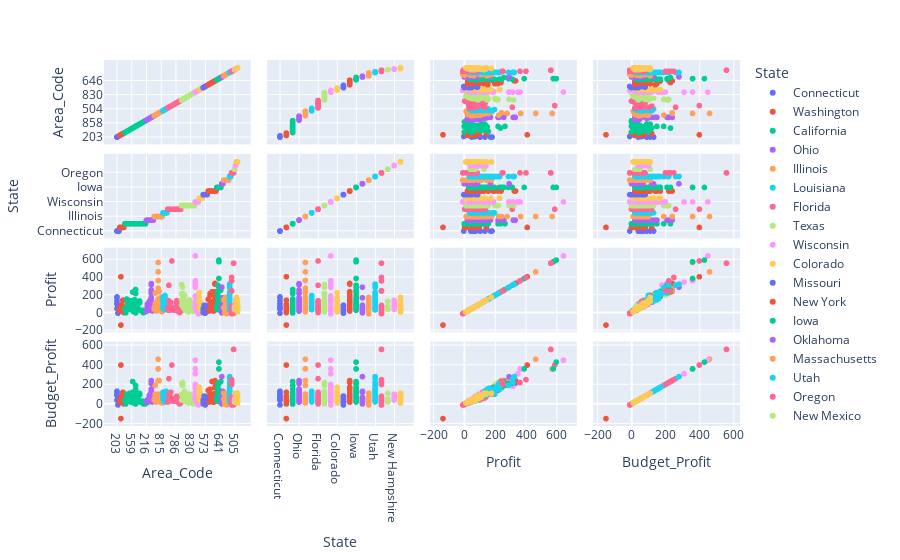

The code cell stored with this chart in its notebook:
### Code cell
px.scatter_matrix(q_12 , color='State' , hover_name='Area_Code')

### Figure 1 — Plotly figure (JSON) as saved in the notebook; plotly's stock layout.template omitted (floating-point values rounded to 4 significant figures)
{"data": [{"dimensions": [{"axis": {"matches": true}, "label": "Area_Code", "values": ["203", "203", "203", "203", "203", "203", "475", "475", "475", "475", "475", "475", "860", "860", "860"]}, {"axis": {"matches": true}, "label": "State", "values": ["Connecticut", "Connecticut", "Connecticut", "Connecticut", "Connecticut", "Connecticut", "Connecticut", "Connecticut", "Connecticut", "Connecticut", "Connecticut", "Connecticut", "Connecticut", "Connecticut", "Connecticut"]}, {"axis": {"matches": true}, "label": "Profit", "values": [104, 104, 135, 171, 181, 49, 58, 43, 73, 67, 44, -3, 63, 71, 74]}, {"axis": {"matches": true}, "label": "Budget_Profit", "values": [90, 90, 110, 130, 130, 40, 40, 40, 50, 60, 40, -10, 60, 70, 70]}], "hovertemplate": "<b>%{hovertext}</b><br><br>State=Connecticut<br>%{xaxis.title.text}=%{x}<br>%{yaxis.title.text}=%{y}<extra></extra>", "hovertext": ["203", "203", "203", "203", "203", "203", "475", "475", "475", "475", "475", "475", "860", "860", "860"], "legendgroup": "Connecticut", "marker": {"color": "#636efa", "symbol": "circle"}, "name": "Connecticut", "showlegend": true, "type": "splom"}, {"dimensions": [{"axis": {"matches": true}, "label": "Area_Code", "values": ["206", "206", "206", "206", "206", "206", "206", "206", "206", "206", "253", "253", "253", "253", "253", "360", "360", "360", "360", "360", "360", "425", "425", "425", "425", "425", "425", "425", "509", "509"]}, {"axis": {"matches": true}, "label": "State", "values": ["Washington", "Washington", "Washington", "Washington", "Washington", "Washington", "Washington", "Washington", "Washington", "Washington", "Washington", "Washington", "Washington", "Washington", "Washington", "Washington", "Washington", "Washington", "Washington", "Washington", "Washington", "Washington", "Washington", "Washington", "Washington", "Washington", "Washington", "Washington", "Washington", "Washington"]}, {"axis": {"matches": true}, "label": "Profit", "values": [47, 22, 50, 36, 50, 68, 52, 49, 52, 53, 55, 47, 50, -138, 410, 98, 59, 62, 40, 79, 71, 32, 26, 50, 37, 144, 71, 31, 3, 21]}, {"axis": {"matches": true}, "label": "Budget_Profit", "values": [40, 20, 30, 20, 30, 50, 40, 40, 50, 40, 40, 40, 50, -150, 400, 80, 50, 60, 40, 70, 50, 30, 20, 40, 30, 120, 70, 30, 0, 20]}], "hovertemplate": "<b>%{hovertext}</b><br><br>State=Washington<br>%{xaxis.title.text}=%{x}<br>%{yaxis.title.text}=%{y}<extra></extra>", "hovertext": ["206", "206", "206", "206", "206", "206", "206", "206", "206", "206", "253", "253", "253", "253", "253", "360", "360", "360", "360", "360", "360", "425", "425", "425", "425", "425", "425", "425", "509", "509"], "legendgroup": "Washington", "marker": {"color": "#EF553B", "symbol": "circle"}, "name": "Washington", "showlegend": true, "type": "splom"}, {"dimensions": [{"axis": {"matches": true}, "label": "Area_Code", "values": ["209", "213", "310", "310", "323", "408", "415", "415", "530", "530", "530", "530", "530", "559", "562", "562", "562", "562", "619", "619", "619", "619", "626", "626", "626", "626", "650", "650", "650", "650", "650", "650", "650", "650", "707", "707", "707", "707", "707", "707", "707", "707", "714", "714", "760", "760", "760", "818", "818", "831", "858", "858", "916", "925", "949", "949", "951", "951", "951", "951", "951"]}, {"axis": {"matches": true}, "label": "State", "values": ["California", "California", "California", "California", "California", "California", "California", "California", "California", "California", "California", "California", "California", "California", "California", "California", "California", "California", "California", "California", "California", "California", "California", "California", "California", "California", "California", "California", "California", "California", "California", "California", "California", "California", "California", "California", "California", "California", "California", "California", "California", "California", "California", "California", "California", "California", "California", "California", "California", "California", "California", "California", "California", "California", "California", "California", "California", "California", "California", "California", "California"]}, {"axis": {"matches": true}, "label": "Profit", "values": [46, 1, 62, 157, 109, 40, 119, 71, 40, 36, 62, 137, 103, 56, 112, 236, 117, 137, 13, 53, 74, 62, 150, 67, 101, 79, 265, 91, 98, 220, 33, 56, 1, 0, 68, 54, 92, 61, 58, 85, 61, 37, 58, 53, 39, 39, 42, 112, 135, 28, 25, 22, 30, 2, 11, 12, 14, 13, 12, 14, 12]}, {"axis": {"matches": true}, "label": "Budget_Profit", "values": [40, 0, 60, 100, 90, 30, 110, 70, 40, 20, 60, 90, 100, 40, 100, 230, 90, 120, 10, 50, 30, 60, 100, 60, 60, 50, 190, 80, 80, 150, 30, 40, 0, 0, 50, 40, 40, 30, 30, 40, 40, 30, 50, 50, 30, 30, 40, 90, 110, 20, 20, 20, 30, 0, 10, 10, 10, 10, 0, 10, 10]}], "hovertemplate": "<b>%{hovertext}</b><br><br>State=California<br>%{xaxis.title.text}=%{x}<br>%{yaxis.title.text}=%{y}<extra></extra>", "hovertext": ["209", "213", "310", "310", "323", "408", "415", "415", "530", "530", "530", "530", "530", "559", "562", "562", "562", "562", "619", "619", "619", "619", "626", "626", "626", "626", "650", "650", "650", "650", "650", "650", "650", "650", "707", "707", "707", "707", "707", "707", "707", "707", "714", "714", "760", "760", "760", "818", "818", "831", "858", "858", "916", "925", "949", "949", "951", "951", "951", "951", "951"], "legendgroup": "California", "marker": {"color": "#00cc96", "symbol": "circle"}, "name": "California", "showlegend": true, "type": "splom"}, {"dimensions": [{"axis": {"matches": true}, "label": "Area_Code", "values": ["216", "234", "234", "234", "234", "234", "234", "234", "234", "234", "330", "330", "330", "330", "330", "330", "330", "330", "419", "440", "440", "440", "513", "513", "513", "513", "513", "513", "513", "513", "513", "513", "513", "614", "614", "614", "740", "740", "740", "740", "740", "740"]}, {"axis": {"matches": true}, "label": "State", "values": ["Ohio", "Ohio", "Ohio", "Ohio", "Ohio", "Ohio", "Ohio", "Ohio", "Ohio", "Ohio", "Ohio", "Ohio", "Ohio", "Ohio", "Ohio", "Ohio", "Ohio", "Ohio", "Ohio", "Ohio", "Ohio", "Ohio", "Ohio", "Ohio", "Ohio", "Ohio", "Ohio", "Ohio", "Ohio", "Ohio", "Ohio", "Ohio", "Ohio", "Ohio", "Ohio", "Ohio", "Ohio", "Ohio", "Ohio", "Ohio", "Ohio", "Ohio"]}, {"axis": {"matches": true}, "label": "Profit", "values": [20, 62, 57, 98, 57, 80, 41, 24, 34, 75, 45, 42, 109, 67, 45, 48, 38, 30, 129, 145, 33, 43, 47, 258, 319, 326, 332, 150, 123, 171, 148, 220, 228, 22, 70, 76, 42, 47, 58, 66, 68, 45]}, {"axis": {"matches": true}, "label": "Budget_Profit", "values": [20, 40, 40, 40, 30, 40, 40, 20, 30, 40, 40, 30, 50, 40, 20, 40, 30, 20, 90, 100, 30, 30, 40, 240, 220, 210, 210, 150, 120, 120, 140, 140, 150, 20, 70, 70, 40, 40, 50, 60, 60, 30]}], "hovertemplate": "<b>%{hovertext}</b><br><br>State=Ohio<br>%{xaxis.title.text}=%{x}<br>%{yaxis.title.text}=%{y}<extra></extra>", "hovertext": ["216", "234", "234", "234", "234", "234", "234", "234", "234", "234", "330", "330", "330", "330", "330", "330", "330", "330", "419", "440", "440", "440", "513", "513", "513", "513", "513", "513", "513", "513", "513", "513", "513", "614", "614", "614", "740", "740", "740", "740", "740", "740"], "legendgroup": "Ohio", "marker": {"color": "#ab63fa", "symbol": "circle"}, "name": "Ohio", "showlegend": true, "type": "splom"}, {"dimensions": [{"axis": {"matches": true}, "label": "Area_Code", "values": ["224", "224", "309", "309", "309", "309", "309", "309", "312", "312", "312", "312", "312", "312", "312", "312", "312", "312", "312", "312", "312", "312", "618", "618", "630", "630", "630", "630", "630", "630", "630", "630", "630", "630", "630", "708", "708", "708", "708", "708", "773", "773", "815", "815", "815", "815", "815", "815", "815", "815", "815", "815", "847", "847", "847", "847", "847", "847", "847"]}, {"axis": {"matches": true}, "label": "State", "values": ["Illinois", "Illinois", "Illinois", "Illinois", "Illinois", "Illinois", "Illinois", "Illinois", "Illinois", "Illinois", "Illinois", "Illinois", "Illinois", "Illinois", "Illinois", "Illinois", "Illinois", "Illinois", "Illinois", "Illinois", "Illinois", "Illinois", "Illinois", "Illinois", "Illinois", "Illinois", "Illinois", "Illinois", "Illinois", "Illinois", "Illinois", "Illinois", "Illinois", "Illinois", "Illinois", "Illinois", "Illinois", "Illinois", "Illinois", "Illinois", "Illinois", "Illinois", "Illinois", "Illinois", "Illinois", "Illinois", "Illinois", "Illinois", "Illinois", "Illinois", "Illinois", "Illinois", "Illinois", "Illinois", "Illinois", "Illinois", "Illinois", "Illinois", "Illinois"]}, {"axis": {"matches": true}, "label": "Profit", "values": [45, 59, 68, 53, 105, 83, 225, 91, 41, 30, 49, 109, 96, 86, 46, 21, 34, 27, 32, 29, 77, 42, 132, 108, 279, 127, 157, 135, 84, 137, 61, 367, 465, 572, 42, 52, 47, 243, 101, 77, 42, 25, 71, 105, 129, 121, 145, 141, 180, 51, 47, 42, 25, 12, 42, 68, 68, 79, 100]}, {"axis": {"matches": true}, "label": "Budget_Profit", "values": [40, 50, 60, 50, 100, 50, 190, 90, 40, 30, 30, 80, 70, 70, 20, 20, 30, 20, 30, 20, 70, 40, 60, 80, 240, 100, 100, 90, 60, 90, 50, 360, 460, 360, 40, 40, 30, 240, 100, 40, 40, 20, 60, 80, 90, 100, 80, 70, 100, 50, 40, 40, 20, 10, 30, 60, 60, 50, 70]}], "hovertemplate": "<b>%{hovertext}</b><br><br>State=Illinois<br>%{xaxis.title.text}=%{x}<br>%{yaxis.title.text}=%{y}<extra></extra>", "hovertext": ["224", "224", "309", "309", "309", "309", "309", "309", "312", "312", "312", "312", "312", "312", "312", "312", "312", "312", "312", "312", "312", "312", "618", "618", "630", "630", "630", "630", "630", "630", "630", "630", "630", "630", "630", "708", "708", "708", "708", "708", "773", "773", "815", "815", "815", "815", "815", "815", "815", "815", "815", "815", "847", "847", "847", "847", "847", "847", "847"], "legendgroup": "Illinois", "marker": {"color": "#FFA15A", "symbol": "circle"}, "name": "Illinois", "showlegend": true, "type": "splom"}, {"dimensions": [{"axis": {"matches": true}, "label": "Area_Code", "values": ["225", "225", "225", "225", "225", "225", "225", "225", "318", "318", "318", "318", "318", "318", "318", "318", "318", "337", "337", "337", "337", "337", "337", "337", "337", "504", "504", "504", "504", "985", "985"]}, {"axis": {"matches": true}, "label": "State", "values": ["Louisiana", "Louisiana", "Louisiana", "Louisiana", "Louisiana", "Louisiana", "Louisiana", "Louisiana", "Louisiana", "Louisiana", "Louisiana", "Louisiana", "Louisiana", "Louisiana", "Louisiana", "Louisiana", "Louisiana", "Louisiana", "Louisiana", "Louisiana", "Louisiana", "Louisiana", "Louisiana", "Louisiana", "Louisiana", "Louisiana", "Louisiana", "Louisiana", "Louisiana", "Louisiana", "Louisiana"]}, {"axis": {"matches": true}, "label": "Profit", "values": [65, 79, 121, 122, 180, 157, 181, 50, 79, 103, 65, 144, 120, 44, 80, 80, 48, 42, 52, 197, 121, 135, 71, 65, 35, 156, 50, 68, 65, 140, 137]}, {"axis": {"matches": true}, "label": "Budget_Profit", "values": [60, 70, 120, 120, 120, 110, 120, 50, 70, 100, 60, 90, 80, 40, 70, 70, 30, 20, 40, 110, 90, 90, 40, 50, 30, 130, 50, 60, 60, 100, 120]}], "hovertemplate": "<b>%{hovertext}</b><br><br>State=Louisiana<br>%{xaxis.title.text}=%{x}<br>%{yaxis.title.text}=%{y}<extra></extra>", "hovertext": ["225", "225", "225", "225", "225", "225", "225", "225", "318", "318", "318", "318", "318", "318", "318", "318", "318", "337", "337", "337", "337", "337", "337", "337", "337", "504", "504", "504", "504", "985", "985"], "legendgroup": "Louisiana", "marker": {"color": "#19d3f3", "symbol": "circle"}, "name": "Louisiana", "showlegend": true, "type": "splom"}, {"dimensions": [{"axis": {"matches": true}, "label": "Area_Code", "values": ["239", "239", "239", "239", "239", "305", "305", "305", "352", "352", "352", "407", "407", "561", "727", "727", "754", "772", "772", "772", "772", "772", "786", "786", "786", "850", "850", "850", "850", "850", "850", "850", "863", "863", "863", "863", "863", "904", "904", "941", "954", "954", "954", "954", "954"]}, {"axis": {"matches": true}, "label": "State", "values": ["Florida", "Florida", "Florida", "Florida", "Florida", "Florida", "Florida", "Florida", "Florida", "Florida", "Florida", "Florida", "Florida", "Florida", "Florida", "Florida", "Florida", "Florida", "Florida", "Florida", "Florida", "Florida", "Florida", "Florida", "Florida", "Florida", "Florida", "Florida", "Florida", "Florida", "Florida", "Florida", "Florida", "Florida", "Florida", "Florida", "Florida", "Florida", "Florida", "Florida", "Florida", "Florida", "Florida", "Florida", "Florida"]}, {"axis": {"matches": true}, "label": "Profit", "values": [56, 45, 33, 50, 32, 67, 136, 313, 30, 74, 86, 120, 51, 589, 33, 36, 53, 44, 61, 61, 50, 30, 61, 46, 56, 104, 106, 92, 108, 109, 138, 129, 93, 21, 46, 29, 56, 58, 12, 3, 16, 18, 19, 25, 19]}, {"axis": {"matches": true}, "label": "Budget_Profit", "values": [30, 20, 20, 30, 30, 60, 100, 260, 30, 60, 80, 120, 50, 400, 30, 30, 40, 40, 60, 60, 50, 30, 50, 40, 30, 80, 60, 50, 70, 50, 70, 60, 70, 20, 40, 20, 50, 40, 10, 0, 10, 10, 10, 20, 10]}], "hovertemplate": "<b>%{hovertext}</b><br><br>State=Florida<br>%{xaxis.title.text}=%{x}<br>%{yaxis.title.text}=%{y}<extra></extra>", "hovertext": ["239", "239", "239", "239", "239", "305", "305", "305", "352", "352", "352", "407", "407", "561", "727", "727", "754", "772", "772", "772", "772", "772", "786", "786", "786", "850", "850", "850", "850", "850", "850", "850", "863", "863", "863", "863", "863", "904", "904", "941", "954", "954", "954", "954", "954"], "legendgroup": "Florida", "marker": {"color": "#FF6692", "symbol": "circle"}, "name": "Florida", "showlegend": true, "type": "splom"}, {"dimensions": [{"axis": {"matches": true}, "label": "Area_Code", "values": ["254", "254", "254", "254", "281", "281", "281", "281", "325", "325", "325", "325", "409", "409", "409", "409", "409", "430", "430", "432", "432", "469", "682", "682", "682", "817", "817", "817", "830", "832", "832", "903", "903", "956", "956", "979", "979"]}, {"axis": {"matches": true}, "label": "State", "values": ["Texas", "Texas", "Texas", "Texas", "Texas", "Texas", "Texas", "Texas", "Texas", "Texas", "Texas", "Texas", "Texas", "Texas", "Texas", "Texas", "Texas", "Texas", "Texas", "Texas", "Texas", "Texas", "Texas", "Texas", "Texas", "Texas", "Texas", "Texas", "Texas", "Texas", "Texas", "Texas", "Texas", "Texas", "Texas", "Texas", "Texas"]}, {"axis": {"matches": true}, "label": "Profit", "values": [88, 216, 321, 148, 203, 220, 292, 84, 104, 156, 55, 65, 46, 134, 199, 101, 98, 78, 31, 24, 36, 61, 24, 11, 13, 147, 140, 115, 51, 30, 45, 84, 40, 21, 18, 42, 22]}, {"axis": {"matches": true}, "label": "Budget_Profit", "values": [40, 210, 210, 100, 200, 220, 190, 80, 80, 110, 50, 40, 40, 100, 130, 80, 80, 60, 30, 20, 20, 40, 20, 10, 10, 100, 100, 90, 40, 30, 30, 70, 40, 20, 0, 40, 20]}], "hovertemplate": "<b>%{hovertext}</b><br><br>State=Texas<br>%{xaxis.title.text}=%{x}<br>%{yaxis.title.text}=%{y}<extra></extra>", "hovertext": ["254", "254", "254", "254", "281", "281", "281", "281", "325", "325", "325", "325", "409", "409", "409", "409", "409", "430", "430", "432", "432", "469", "682", "682", "682", "817", "817", "817", "830", "832", "832", "903", "903", "956", "956", "979", "979"], "legendgroup": "Texas", "marker": {"color": "#B6E880", "symbol": "circle"}, "name": "Texas", "showlegend": true, "type": "splom"}, {"dimensions": [{"axis": {"matches": true}, "label": "Area_Code", "values": ["262", "262", "262", "262", "262", "262", "262", "262", "262", "262", "262", "262", "262", "414", "414", "414", "414", "414", "414", "608", "920"]}, {"axis": {"matches": true}, "label": "State", "values": ["Wisconsin", "Wisconsin", "Wisconsin", "Wisconsin", "Wisconsin", "Wisconsin", "Wisconsin", "Wisconsin", "Wisconsin", "Wisconsin", "Wisconsin", "Wisconsin", "Wisconsin", "Wisconsin", "Wisconsin", "Wisconsin", "Wisconsin", "Wisconsin", "Wisconsin", "Wisconsin", "Wisconsin"]}, {"axis": {"matches": true}, "label": "Profit", "values": [291, 120, 79, 133, 184, 48, 84, 123, 316, 190, 646, 364, 349, 156, 155, 192, 30, 47, 47, 33, -10]}, {"axis": {"matches": true}, "label": "Budget_Profit", "values": [200, 90, 50, 100, 120, 40, 70, 100, 180, 160, 450, 360, 310, 120, 120, 150, 30, 30, 40, 20, -10]}], "hovertemplate": "<b>%{hovertext}</b><br><br>State=Wisconsin<br>%{xaxis.title.text}=%{x}<br>%{yaxis.title.text}=%{y}<extra></extra>", "hovertext": ["262", "262", "262", "262", "262", "262", "262", "262", "262", "262", "262", "262", "262", "414", "414", "414", "414", "414", "414", "608", "920"], "legendgroup": "Wisconsin", "marker": {"color": "#FF97FF", "symbol": "circle"}, "name": "Wisconsin", "showlegend": true, "type": "splom"}, {"dimensions": [{"axis": {"matches": true}, "label": "Area_Code", "values": ["303", "303", "303", "303", "303", "303", "303", "303", "719", "719", "719", "719", "719", "719", "719", "719", "719", "720", "720", "720", "720", "720", "720", "720", "720", "720", "720", "720", "720", "720", "720", "720", "970", "970", "970", "970", "970", "970"]}, {"axis": {"matches": true}, "label": "State", "values": ["Colorado", "Colorado", "Colorado", "Colorado", "Colorado", "Colorado", "Colorado", "Colorado", "Colorado", "Colorado", "Colorado", "Colorado", "Colorado", "Colorado", "Colorado", "Colorado", "Colorado", "Colorado", "Colorado", "Colorado", "Colorado", "Colorado", "Colorado", "Colorado", "Colorado", "Colorado", "Colorado", "Colorado", "Colorado", "Colorado", "Colorado", "Colorado", "Colorado", "Colorado", "Colorado", "Colorado", "Colorado", "Colorado"]}, {"axis": {"matches": true}, "label": "Profit", "values": [174, 52, 128, 230, 230, 52, 119, 138, 77, 53, 52, 55, 50, 44, 86, 129, 114, 42, 40, 52, 73, 71, 70, 64, 58, 47, 43, 39, 59, 77, 70, 34, 25, 23, 13, 13, 11, 21]}, {"axis": {"matches": true}, "label": "Budget_Profit", "values": [160, 40, 110, 170, 170, 40, 90, 130, 70, 40, 40, 50, 40, 40, 60, 110, 70, 40, 40, 50, 50, 50, 50, 50, 40, 40, 40, 30, 40, 50, 50, 30, 20, 20, 10, 10, 10, 20]}], "hovertemplate": "<b>%{hovertext}</b><br><br>State=Colorado<br>%{xaxis.title.text}=%{x}<br>%{yaxis.title.text}=%{y}<extra></extra>", "hovertext": ["303", "303", "303", "303", "303", "303", "303", "303", "719", "719", "719", "719", "719", "719", "719", "719", "719", "720", "720", "720", "720", "720", "720", "720", "720", "720", "720", "720", "720", "720", "720", "720", "970", "970", "970", "970", "970", "970"], "legendgroup": "Colorado", "marker": {"color": "#FECB52", "symbol": "circle"}, "name": "Colorado", "showlegend": true, "type": "splom"}, {"dimensions": [{"axis": {"matches": true}, "label": "Area_Code", "values": ["314", "314", "314", "314", "314", "417", "417", "417", "573", "573", "573", "573", "573", "573", "573", "573", "573", "636", "816"]}, {"axis": {"matches": true}, "label": "State", "values": ["Missouri", "Missouri", "Missouri", "Missouri", "Missouri", "Missouri", "Missouri", "Missouri", "Missouri", "Missouri", "Missouri", "Missouri", "Missouri", "Missouri", "Missouri", "Missouri", "Missouri", "Missouri", "Missouri"]}, {"axis": {"matches": true}, "label": "Profit", "values": [1, 43, 33, 26, 47, 81, 82, 87, 86, -3, 22, 25, 25, 28, 34, 77, 76, 79, 42]}, {"axis": {"matches": true}, "label": "Budget_Profit", "values": [0, 40, 30, 20, 40, 80, 80, 80, 80, -10, 20, 20, 20, 20, 30, 70, 60, 60, 40]}], "hovertemplate": "<b>%{hovertext}</b><br><br>State=Missouri<br>%{xaxis.title.text}=%{x}<br>%{yaxis.title.text}=%{y}<extra></extra>", "hovertext": ["314", "314", "314", "314", "314", "417", "417", "417", "573", "573", "573", "573", "573", "573", "573", "573", "573", "636", "816"], "legendgroup": "Missouri", "marker": {"color": "#636efa", "symbol": "circle"}, "name": "Missouri", "showlegend": true, "type": "splom"}, {"dimensions": [{"axis": {"matches": true}, "label": "Area_Code", "values": ["315", "347", "347", "516", "516", "516", "516", "516", "518", "518", "518", "518", "518", "585", "585", "585", "585", "585", "607", "607", "607", "607", "631", "631", "646", "646", "646", "646", "646", "646", "845", "845", "845", "845", "845"]}, {"axis": {"matches": true}, "label": "State", "values": ["New York", "New York", "New York", "New York", "New York", "New York", "New York", "New York", "New York", "New York", "New York", "New York", "New York", "New York", "New York", "New York", "New York", "New York", "New York", "New York", "New York", "New York", "New York", "New York", "New York", "New York", "New York", "New York", "New York", "New York", "New York", "New York", "New York", "New York", "New York"]}, {"axis": {"matches": true}, "label": "Profit", "values": [154, 25, 21, 199, 218, 95, 126, 42, 56, 54, 53, 56, 52, 239, 106, 125, 70, 104, 129, 96, 22, 23, 115, 23, 39, 326, 334, 157, 188, 240, 45, 43, 41, 37, 98]}, {"axis": {"matches": true}, "label": "Budget_Profit", "values": [140, 20, 20, 110, 150, 90, 90, 30, 50, 50, 50, 50, 40, 230, 100, 90, 30, 70, 80, 60, 20, 20, 100, 20, 30, 220, 240, 110, 170, 170, 30, 30, 30, 30, 70]}], "hovertemplate": "<b>%{hovertext}</b><br><br>State=New York<br>%{xaxis.title.text}=%{x}<br>%{yaxis.title.text}=%{y}<extra></extra>", "hovertext": ["315", "347", "347", "516", "516", "516", "516", "516", "518", "518", "518", "518", "518", "585", "585", "585", "585", "585", "607", "607", "607", "607", "631", "631", "646", "646", "646", "646", "646", "646", "845", "845", "845", "845", "845"], "legendgroup": "New York", "marker": {"color": "#EF553B", "symbol": "circle"}, "name": "New York", "showlegend": true, "type": "splom"}, {"dimensions": [{"axis": {"matches": true}, "label": "Area_Code", "values": ["319", "319", "319", "319", "515", "515", "515", "515", "515", "515", "515", "515", "515", "515", "515", "515", "515", "515", "515", "515", "515", "563", "563", "563", "563", "563", "563", "563", "563", "563", "563", "563", "563", "563", "563", "563", "563", "641", "641", "641", "641", "641", "641", "641", "641", "641", "641", "712", "712", "712", "712"]}, {"axis": {"matches": true}, "label": "State", "values": ["Iowa", "Iowa", "Iowa", "Iowa", "Iowa", "Iowa", "Iowa", "Iowa", "Iowa", "Iowa", "Iowa", "Iowa", "Iowa", "Iowa", "Iowa", "Iowa", "Iowa", "Iowa", "Iowa", "Iowa", "Iowa", "Iowa", "Iowa", "Iowa", "Iowa", "Iowa", "Iowa", "Iowa", "Iowa", "Iowa", "Iowa", "Iowa", "Iowa", "Iowa", "Iowa", "Iowa", "Iowa", "Iowa", "Iowa", "Iowa", "Iowa", "Iowa", "Iowa", "Iowa", "Iowa", "Iowa", "Iowa", "Iowa", "Iowa", "Iowa", "Iowa"]}, {"axis": {"matches": true}, "label": "Profit", "values": [76, 44, 52, 74, 230, 175, 197, 173, 100, 102, 120, 72, 45, 46, 61, 39, 40, 313, 245, 40, 43, 148, 151, 141, 167, 288, 390, 599, 579, 46, 87, 128, 105, 76, 52, 50, 62, 86, 85, 61, 68, 55, 57, 74, 54, 48, 30, 36, 258, 166, 116]}, {"axis": {"matches": true}, "label": "Budget_Profit", "values": [50, 40, 50, 70, 150, 160, 170, 130, 100, 100, 80, 70, 40, 30, 40, 30, 30, 210, 170, 30, 30, 120, 120, 120, 140, 210, 360, 430, 360, 40, 80, 100, 70, 60, 30, 30, 50, 70, 70, 60, 50, 50, 50, 60, 50, 40, 20, 30, 230, 120, 80]}], "hovertemplate": "<b>%{hovertext}</b><br><br>State=Iowa<br>%{xaxis.title.text}=%{x}<br>%{yaxis.title.text}=%{y}<extra></extra>", "hovertext": ["319", "319", "319", "319", "515", "515", "515", "515", "515", "515", "515", "515", "515", "515", "515", "515", "515", "515", "515", "515", "515", "563", "563", "563", "563", "563", "563", "563", "563", "563", "563", "563", "563", "563", "563", "563", "563", "641", "641", "641", "641", "641", "641", "641", "641", "641", "641", "712", "712", "712", "712"], "legendgroup": "Iowa", "marker": {"color": "#00cc96", "symbol": "circle"}, "name": "Iowa", "showlegend": true, "type": "splom"}, {"dimensions": [{"axis": {"matches": true}, "label": "Area_Code", "values": ["405", "405", "405", "405", "405", "405", "405", "405", "405", "405", "405", "405", "405", "405", "405", "580", "580", "580", "580", "580", "580", "580", "580", "580", "580", "580"]}, {"axis": {"matches": true}, "label": "State", "values": ["Oklahoma", "Oklahoma", "Oklahoma", "Oklahoma", "Oklahoma", "Oklahoma", "Oklahoma", "Oklahoma", "Oklahoma", "Oklahoma", "Oklahoma", "Oklahoma", "Oklahoma", "Oklahoma", "Oklahoma", "Oklahoma", "Oklahoma", "Oklahoma", "Oklahoma", "Oklahoma", "Oklahoma", "Oklahoma", "Oklahoma", "Oklahoma", "Oklahoma", "Oklahoma"]}, {"axis": {"matches": true}, "label": "Profit", "values": [70, 70, 80, 87, 67, 33, 28, 46, 33, 29, 45, 42, 11, 0, 292, 171, 171, 45, 62, 70, 66, 41, 40, 31, 31, 31]}, {"axis": {"matches": true}, "label": "Budget_Profit", "values": [50, 60, 60, 70, 60, 20, 20, 40, 20, 10, 40, 20, 10, 0, 280, 120, 130, 40, 50, 50, 40, 30, 30, 30, 30, 30]}], "hovertemplate": "<b>%{hovertext}</b><br><br>State=Oklahoma<br>%{xaxis.title.text}=%{x}<br>%{yaxis.title.text}=%{y}<extra></extra>", "hovertext": ["405", "405", "405", "405", "405", "405", "405", "405", "405", "405", "405", "405", "405", "405", "405", "580", "580", "580", "580", "580", "580", "580", "580", "580", "580", "580"], "legendgroup": "Oklahoma", "marker": {"color": "#ab63fa", "symbol": "circle"}, "name": "Oklahoma", "showlegend": true, "type": "splom"}, {"dimensions": [{"axis": {"matches": true}, "label": "Area_Code", "values": ["413", "413", "413", "508", "508", "508", "617", "617", "617", "617", "617", "774", "774", "781", "857", "857"]}, {"axis": {"matches": true}, "label": "State", "values": ["Massachusetts", "Massachusetts", "Massachusetts", "Massachusetts", "Massachusetts", "Massachusetts", "Massachusetts", "Massachusetts", "Massachusetts", "Massachusetts", "Massachusetts", "Massachusetts", "Massachusetts", "Massachusetts", "Massachusetts", "Massachusetts"]}, {"axis": {"matches": true}, "label": "Profit", "values": [62, 147, 150, 39, 1, 2, 103, 110, 145, 177, 113, -7, -10, 27, 95, 92]}, {"axis": {"matches": true}, "label": "Budget_Profit", "values": [50, 110, 110, 30, 0, 0, 70, 80, 100, 110, 70, -10, -10, 20, 50, 50]}], "hovertemplate": "<b>%{hovertext}</b><br><br>State=Massachusetts<br>%{xaxis.title.text}=%{x}<br>%{yaxis.title.text}=%{y}<extra></extra>", "hovertext": ["413", "413", "413", "508", "508", "508", "617", "617", "617", "617", "617", "774", "774", "781", "857", "857"], "legendgroup": "Massachusetts", "marker": {"color": "#FFA15A", "symbol": "circle"}, "name": "Massachusetts", "showlegend": true, "type": "splom"}, {"dimensions": [{"axis": {"matches": true}, "label": "Area_Code", "values": ["435", "435", "435", "435", "435", "435", "435", "435", "435", "435", "435", "435", "435", "435", "435", "435", "435", "435", "435", "435", "435", "435", "435", "435", "435", "435", "435", "435", "435", "435", "435", "435", "435", "435", "435", "435", "435", "435", "435", "435", "435", "435", "435", "435", "435", "435", "801", "801", "801", "801", "801", "801", "801"]}, {"axis": {"matches": true}, "label": "State", "values": ["Utah", "Utah", "Utah", "Utah", "Utah", "Utah", "Utah", "Utah", "Utah", "Utah", "Utah", "Utah", "Utah", "Utah", "Utah", "Utah", "Utah", "Utah", "Utah", "Utah", "Utah", "Utah", "Utah", "Utah", "Utah", "Utah", "Utah", "Utah", "Utah", "Utah", "Utah", "Utah", "Utah", "Utah", "Utah", "Utah", "Utah", "Utah", "Utah", "Utah", "Utah", "Utah", "Utah", "Utah", "Utah", "Utah", "Utah", "Utah", "Utah", "Utah", "Utah", "Utah", "Utah"]}, {"axis": {"matches": true}, "label": "Profit", "values": [34, 49, 70, 48, 207, 326, 326, 226, 133, 143, 151, 53, 123, 46, 88, 59, 317, 160, 92, 111, 134, 199, 105, 221, 232, 171, 230, 288, 172, 181, 316, 127, 135, 197, 72, 54, 64, 40, 40, 43, 155, 192, 197, 131, 99, 137, 38, 68, 68, 33, 71, 58, 53]}, {"axis": {"matches": true}, "label": "Budget_Profit", "values": [20, 40, 70, 40, 170, 280, 280, 210, 130, 140, 100, 50, 80, 30, 50, 30, 220, 160, 60, 100, 100, 100, 90, 150, 160, 140, 190, 190, 130, 130, 260, 110, 90, 140, 70, 40, 50, 40, 30, 30, 120, 150, 140, 80, 90, 90, 30, 50, 60, 30, 60, 50, 50]}], "hovertemplate": "<b>%{hovertext}</b><br><br>State=Utah<br>%{xaxis.title.text}=%{x}<br>%{yaxis.title.text}=%{y}<extra></extra>", "hovertext": ["435", "435", "435", "435", "435", "435", "435", "435", "435", "435", "435", "435", "435", "435", "435", "435", "435", "435", "435", "435", "435", "435", "435", "435", "435", "435", "435", "435", "435", "435", "435", "435", "435", "435", "435", "435", "435", "435", "435", "435", "435", "435", "435", "435", "435", "435", "801", "801", "801", "801", "801", "801", "801"], "legendgroup": "Utah", "marker": {"color": "#19d3f3", "symbol": "circle"}, "name": "Utah", "showlegend": true, "type": "splom"}, {"dimensions": [{"axis": {"matches": true}, "label": "Area_Code", "values": ["503", "503", "503", "503", "503", "503", "503", "503", "503", "503", "503", "541", "541", "541", "541", "541", "541", "541", "541", "541", "541", "541", "541", "541", "971", "971", "971", "971"]}, {"axis": {"matches": true}, "label": "State", "values": ["Oregon", "Oregon", "Oregon", "Oregon", "Oregon", "Oregon", "Oregon", "Oregon", "Oregon", "Oregon", "Oregon", "Oregon", "Oregon", "Oregon", "Oregon", "Oregon", "Oregon", "Oregon", "Oregon", "Oregon", "Oregon", "Oregon", "Oregon", "Oregon", "Oregon", "Oregon", "Oregon", "Oregon"]}, {"axis": {"matches": true}, "label": "Profit", "values": [71, 64, 46, 16, 16, -7, -9, 247, 402, 252, 363, 50, 41, 57, 79, 75, 46, 50, 85, 50, 44, 82, 52, 46, -4, -6, 564, 563]}, {"axis": {"matches": true}, "label": "Budget_Profit", "values": [70, 60, 40, 10, 10, -10, -10, 230, 250, 200, 220, 50, 40, 40, 60, 50, 40, 30, 80, 40, 40, 60, 50, 40, -10, -10, 560, 560]}], "hovertemplate": "<b>%{hovertext}</b><br><br>State=Oregon<br>%{xaxis.title.text}=%{x}<br>%{yaxis.title.text}=%{y}<extra></extra>", "hovertext": ["503", "503", "503", "503", "503", "503", "503", "503", "503", "503", "503", "541", "541", "541", "541", "541", "541", "541", "541", "541", "541", "541", "541", "541", "971", "971", "971", "971"], "legendgroup": "Oregon", "marker": {"color": "#FF6692", "symbol": "circle"}, "name": "Oregon", "showlegend": true, "type": "splom"}, {"dimensions": [{"axis": {"matches": true}, "label": "Area_Code", "values": ["505", "505", "505", "505", "505", "505", "505", "505", "505", "505", "505", "505"]}, {"axis": {"matches": true}, "label": "State", "values": ["New Mexico", "New Mexico", "New Mexico", "New Mexico", "New Mexico", "New Mexico", "New Mexico", "New Mexico", "New Mexico", "New Mexico", "New Mexico", "New Mexico"]}, {"axis": {"matches": true}, "label": "Profit", "values": [67, 41, 57, 73, 45, 40, 55, 52, 50, 129, 62, 44]}, {"axis": {"matches": true}, "label": "Budget_Profit", "values": [50, 30, 40, 30, 40, 20, 40, 40, 40, 110, 40, 40]}], "hovertemplate": "<b>%{hovertext}</b><br><br>State=New Mexico<br>%{xaxis.title.text}=%{x}<br>%{yaxis.title.text}=%{y}<extra></extra>", "hovertext": ["505", "505", "505", "505", "505", "505", "505", "505", "505", "505", "505", "505"], "legendgroup": "New Mexico", "marker": {"color": "#B6E880", "symbol": "circle"}, "name": "New Mexico", "showlegend": true, "type": "splom"}, {"dimensions": [{"axis": {"matches": true}, "label": "Area_Code", "values": ["603", "603", "603", "603", "603", "603", "603", "603", "603"]}, {"axis": {"matches": true}, "label": "State", "values": ["New Hampshire", "New Hampshire", "New Hampshire", "New Hampshire", "New Hampshire", "New Hampshire", "New Hampshire", "New Hampshire", "New Hampshire"]}, {"axis": {"matches": true}, "label": "Profit", "values": [86, 40, 103, 65, 72, 104, 93, 110, 142]}, {"axis": {"matches": true}, "label": "Budget_Profit", "values": [70, 40, 100, 60, 60, 70, 70, 80, 100]}], "hovertemplate": "<b>%{hovertext}</b><br><br>State=New Hampshire<br>%{xaxis.title.text}=%{x}<br>%{yaxis.title.text}=%{y}<extra></extra>", "hovertext": ["603", "603", "603", "603", "603", "603", "603", "603", "603"], "legendgroup": "New Hampshire", "marker": {"color": "#FF97FF", "symbol": "circle"}, "name": "New Hampshire", "showlegend": true, "type": "splom"}, {"dimensions": [{"axis": {"matches": true}, "label": "Area_Code", "values": ["702", "702", "702", "702", "702", "702", "702", "702", "702", "702", "702", "702", "702", "702", "702", "702", "702", "702", "775", "775", "775", "775", "775", "775", "775", "775", "775", "775", "775", "775", "775", "775", "775", "775", "775", "775", "775", "775", "775", "775", "775", "775", "775", "775", "775", "775"]}, {"axis": {"matches": true}, "label": "State", "values": ["Nevada", "Nevada", "Nevada", "Nevada", "Nevada", "Nevada", "Nevada", "Nevada", "Nevada", "Nevada", "Nevada", "Nevada", "Nevada", "Nevada", "Nevada", "Nevada", "Nevada", "Nevada", "Nevada", "Nevada", "Nevada", "Nevada", "Nevada", "Nevada", "Nevada", "Nevada", "Nevada", "Nevada", "Nevada", "Nevada", "Nevada", "Nevada", "Nevada", "Nevada", "Nevada", "Nevada", "Nevada", "Nevada", "Nevada", "Nevada", "Nevada", "Nevada", "Nevada", "Nevada", "Nevada", "Nevada"]}, {"axis": {"matches": true}, "label": "Profit", "values": [16, 45, 96, 89, 110, 177, 142, 113, 83, 20, 61, 61, 68, 98, 67, 104, 51, 70, 10, 11, 21, 13, 18, 44, 38, 43, 69, 56, 64, 50, 43, 50, 39, 40, 42, 40, 39, 43, 43, 87, 99, 145, 42, 135, 55, 21]}, {"axis": {"matches": true}, "label": "Budget_Profit", "values": [10, 40, 60, 70, 70, 110, 100, 80, 80, 20, 60, 60, 60, 90, 40, 80, 50, 50, 10, 10, 20, 10, 10, 40, 30, 40, 40, 30, 40, 50, 40, 50, 30, 30, 40, 30, 30, 30, 30, 70, 90, 110, 30, 110, 40, 20]}], "hovertemplate": "<b>%{hovertext}</b><br><br>State=Nevada<br>%{xaxis.title.text}=%{x}<br>%{yaxis.title.text}=%{y}<extra></extra>", "hovertext": ["702", "702", "702", "702", "702", "702", "702", "702", "702", "702", "702", "702", "702", "702", "702", "702", "702", "702", "775", "775", "775", "775", "775", "775", "775", "775", "775", "775", "775", "775", "775", "775", "775", "775", "775", "775", "775", "775", "775", "775", "775", "775", "775", "775", "775", "775"], "legendgroup": "Nevada", "marker": {"color": "#FECB52", "symbol": "circle"}, "name": "Nevada", "showlegend": true, "type": "splom"}], "layout": {"dragmode": "select", "legend": {"title": {"text": "State"}, "tracegroupgap": 0}, "margin": {"t": 60}}}
